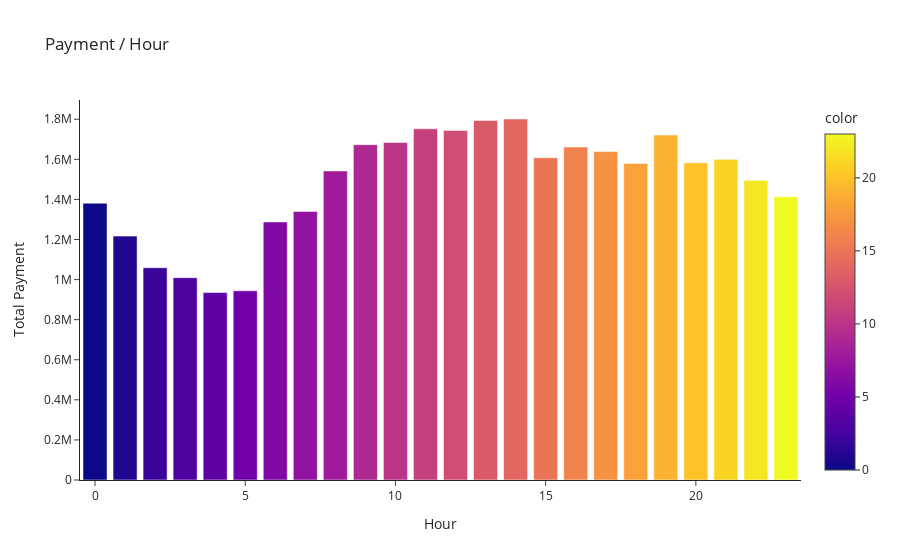

Notebook cell for this chart:
### Code cell
hour=df.groupby(by='Hour')['Payment'].mean()
fig=px.bar(x=hour.index,y=hour.values,color=hour.index,title='Payment / Hour')
fig.update_layout(
    xaxis_title="Hour ",
    yaxis_title="Total Payment",
    template = 'simple_white')
fig.show()

### Figure 1 — Plotly figure (JSON) as saved in the notebook; plotly's stock layout.template omitted (floating-point values rounded to 4 significant figures)
{"data": [{"alignmentgroup": "True", "hovertemplate": "x=%{x}<br>y=%{y}<br>color=%{marker.color}<extra></extra>", "legendgroup": "", "marker": {"color": [0, 1, 2, 3, 4, 5, 6, 7, 8, 9, 10, 11, 12, 13, 14, 15, 16, 17, 18, 19, 20, 21, 22, 23], "coloraxis": "coloraxis", "pattern": {"shape": ""}}, "name": "", "offsetgroup": "", "orientation": "v", "showlegend": false, "textposition": "auto", "type": "bar", "x": [0, 1, 2, 3, 4, 5, 6, 7, 8, 9, 10, 11, 12, 13, 14, 15, 16, 17, 18, 19, 20, 21, 22, 23], "xaxis": "x", "y": [1381000.0, 1217000.0, 1059000.0, 1010000.0, 935400.0, 944100.0, 1288000.0, 1340000.0, 1542000.0, 1673000.0, 1684000.0, 1752000.0, 1744000.0, 1794000.0, 1801000.0, 1608000.0, 1661000.0, 1639000.0, 1579000.0, 1721000.0, 1583000.0, 1600000.0, 1495000.0, 1414000.0], "yaxis": "y"}], "layout": {"barmode": "relative", "coloraxis": {"colorbar": {"title": {"text": "color"}}, "colorscale": [[0, "#0d0887"], [0.1111, "#46039f"], [0.2222, "#7201a8"], [0.3333, "#9c179e"], [0.4444, "#bd3786"], [0.5556, "#d8576b"], [0.6667, "#ed7953"], [0.7778, "#fb9f3a"], [0.8889, "#fdca26"], [1, "#f0f921"]]}, "legend": {"tracegroupgap": 0}, "title": {"text": "Payment / Hour"}, "xaxis": {"anchor": "y", "domain": [0, 1], "title": {"text": "Hour "}}, "yaxis": {"anchor": "x", "domain": [0, 1], "title": {"text": "Total Payment"}}}}
